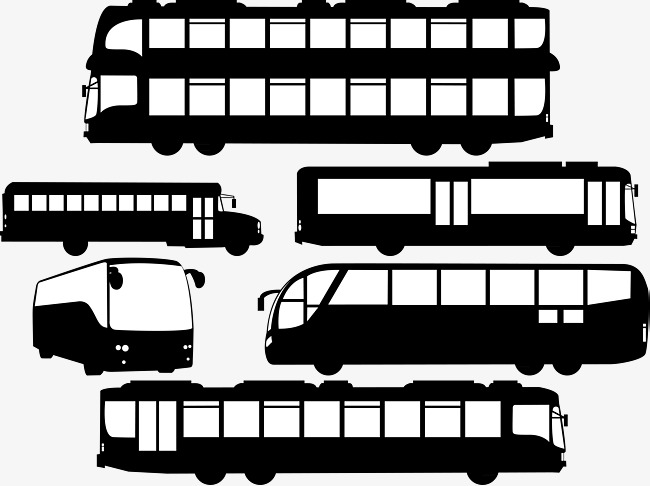
#> input picture T1/transit.jpg, 650 x 486 px
$ python t1.py transit.jpg   (older library calls are emulated)
#> lines starting #> are read from the running program, lines starting #| are printed output that depends on the picture; after the words box and inside, x2 and y2 are one past the last pixel; in counts of white or black regions, pixels touching at a corner belong together
#-----------------------------------------------------------------------------------------
# MC920 - TRABALHO 1
#
# FABIO TAKAHASHI TANNIGUCHI - RA 145980
#
#-----------------------------------------------------------------------------------------

import sys as s
import cv2
import numpy as np
import scipy
import pylab
from scipy import misc
from matplotlib import pyplot as plt

#-----------------------------------------------------------------------------------------

def Draw_Borders(image):
    shapeMask = cv2.inRange(image, 0, 127)
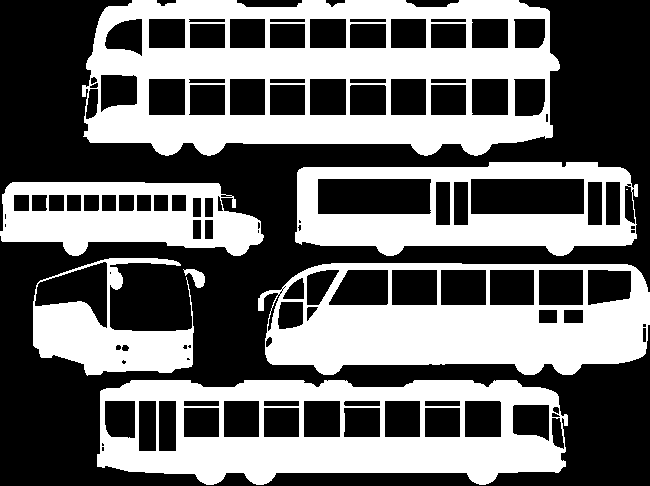
#> shapeMask: shape (486, 650); 42.4% white; 8 white regions (1 under 20 px)
    #plt.imshow(shapeMask, cmap="gray", vmin=0, vmax=255)
    #plt.show()
    #plt.gcf().clear()

    # find the contours in the mask
    (im2, cnts, _) = cv2.findContours(shapeMask.copy(), cv2.RETR_LIST, cv2.CHAIN_APPROX_NONE)
#> cnts = 124 contours, 23 with area under 20; largest, box (x1, y1, x2, y2) and area: (82, 0, 560, 156) 65272, (97, 380, 568, 485) 41742, (258, 263, 650, 375) 37662, (295, 162, 638, 256) 27082, (0, 182, 264, 256) 14786

    # create a blank image and fill it with the contours
    imageWithBorders = np.zeros(image.shape, dtype=np.uint8)
    imageWithBorders.fill(255)
#> imageWithBorders: shape (486, 650); every value is 255
    cv2.drawContours(imageWithBorders, cnts, -1, 128, 2)
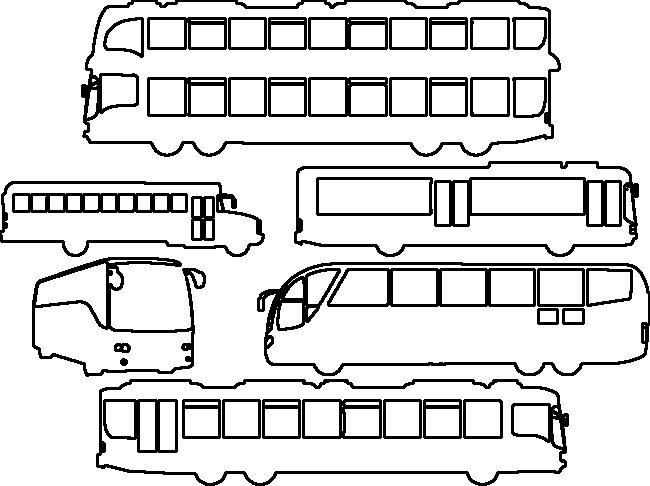
#> imageWithBorders: shape (486, 650); values 128 (black) and 255 (white), 85.4% white; 41 black regions
    plt.imshow(imageWithBorders, cmap="gray", vmin=0, vmax=255)
    plt.title('Contornos dos objetos detectados')
    plt.savefig("2_borders_145980.png")
    plt.gcf().clear()

    return (cnts, imageWithBorders)

#-----------------------------------------------------------------------------------------

def Name_Contours_And_Show_Stats(imageWithBorders, cnts):

    # loop over the contours
    i = 0
    small_objects = []
    medium_objects = []
    big_objects = []
    print("Número de regiões: ", np.size(cnts, 0))
    for c in cnts:
        # centroid calc
        M = cv2.moments(c)
        cX = int((M["m10"] / (M["m00"] + 1)))
        cY = int((M["m01"] / (M["m00"] + 1)))

        shape = str(i)

        cv2.putText(imageWithBorders, shape, (cX, cY), cv2.FONT_HERSHEY_SIMPLEX, 0.75, 0, 2, cv2.LINE_AA)

        perimeter = cv2.arcLength(c,True)
        area = cv2.contourArea(c)

        print("região: ", i, " | perímetro: ", round(perimeter, 1), " | área: ", round(area, 1))

        # organizing contours in categories
        if(area < 1500):
            small_objects.append(c)
        else:
            if (area < 3000):
                medium_objects.append(c)
            else:
                big_objects.append(c)

        i += 1

    # showing the objects with labels
    plt.imshow(imageWithBorders, cmap="gray", vmin=0, vmax=255)
    #plt.show()
    plt.title('Objetos encontrados e seus respectivos números')
    plt.savefig("3_object_names_145980.png")
    plt.gcf().clear()

    # drawing histogram
    x = scipy.arange(3)
    y = scipy.array([len(small_objects), len(medium_objects), len(big_objects)])
    f = pylab.figure()
    ax = f.add_axes([0.1, 0.1, 0.8, 0.8])
    ax.bar(x, y, align='center')
    ax.set_xticks(x)
    ax.set_xticklabels(["Objetos pequenos", "Objetos médios", "Objetos grandes"])
    f.savefig("4_histogram_145980.png")

# -----------------------------------------------------------------------------------------

# receiving the (image) file path
file_path = s.argv[1]
print("Lendo arquivo", file_path, "...")

# loading the PNG into a ndarray
image = misc.imread(file_path, True)

plt.imshow(image, cmap="gray", vmin=0, vmax=255)
plt.title('Imagem transformada para escala de cinza')
#plt.show()
plt.savefig("1_grayscale_145980.png")
plt.gcf().clear()

(contours, imageWithBorders) = Draw_Borders(image)
#> contours has the same summary as cnts in Draw_Borders

#> (the run stopped early here; a loop or call above may not have finished)

$ run again, on T1/objetos2.png
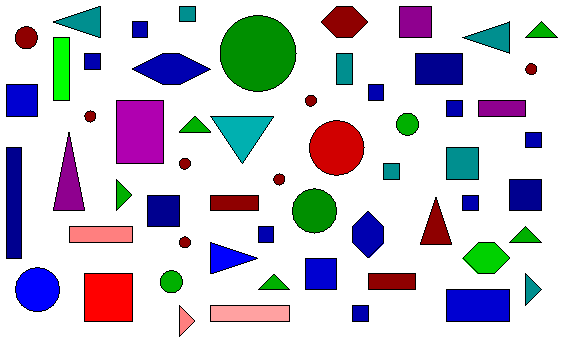
#> input picture T1/objetos2.png, 563 x 343 px
#> in Draw_Borders, `shapeMask = cv2.inRange(image, 0, 127)`:
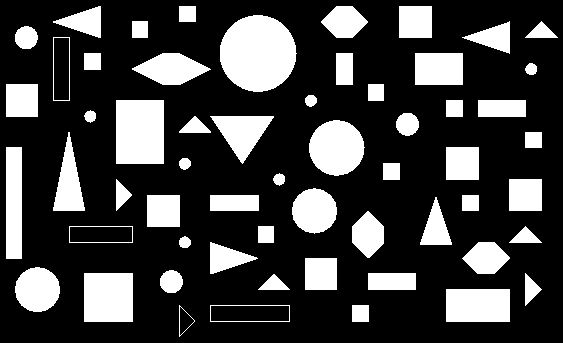
#> shapeMask: shape (343, 563); 24.9% white; 58 white regions
#> cnts = 62 contours; largest, box (x1, y1, x2, y2) and area: (220, 15, 297, 92) 4508, (116, 100, 164, 164) 2961, (309, 120, 365, 176) 2324, (84, 273, 133, 322) 2304, (446, 289, 510, 322) 2016
#> in Draw_Borders, `cv2.drawContours(imageWithBorders, cnts, -1, 128, 2)`:
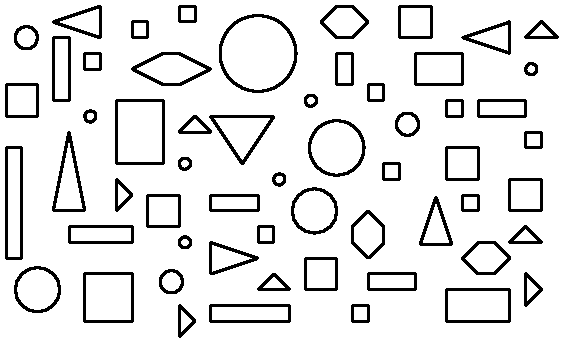
#> imageWithBorders: shape (343, 563); values 128 (black) and 255 (white), 89.5% white; 58 black regions
#> contours has the same summary as cnts in Draw_Borders
